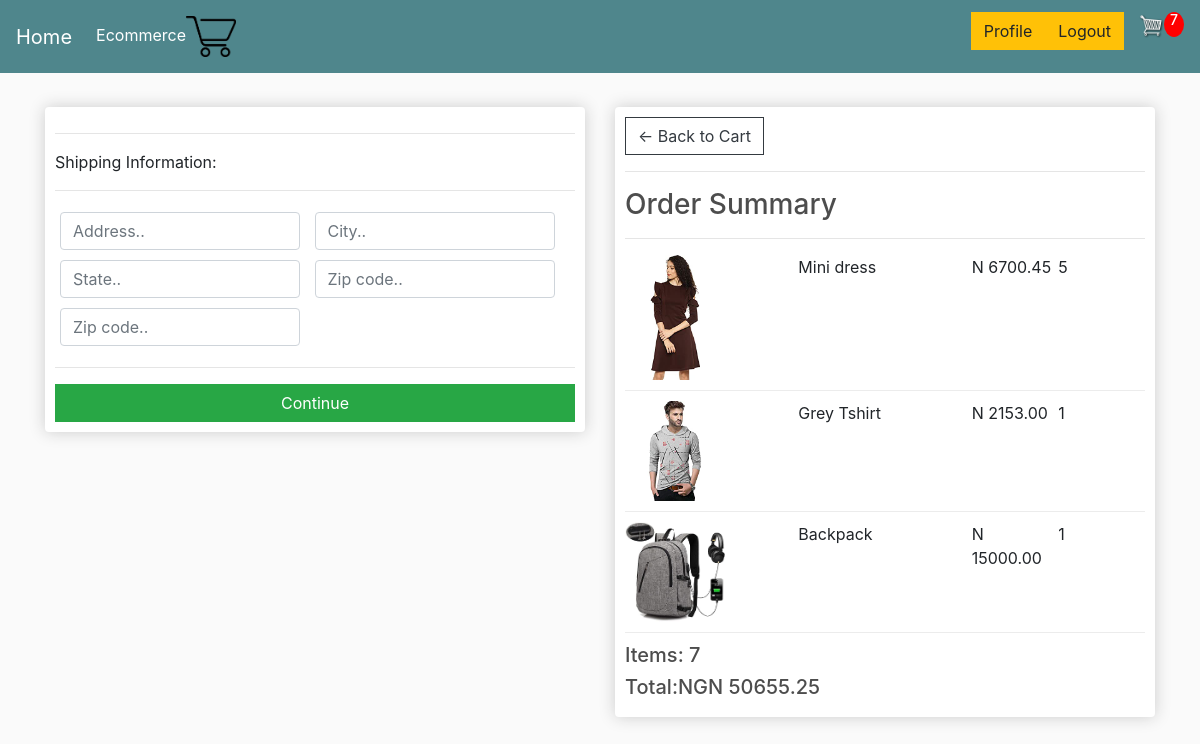
Page /checkout/ (signed in) on the committed database.
### e_commerce/models.py (models this page shows, shortened)
class OrderItem(models.Model):
    product = models.ForeignKey(Product, on_delete=models.SET_NULL, null=True)
    order = models.ForeignKey(Order, on_delete=models.SET_NULL, null=True)
    quantity = models.IntegerField(default=0, null=True, blank=True)
    date_added = models.DateTimeField(auto_now_add=True)
    @property
    def get_total(self):
        total = self.product.price * self.quantity
        return total

class Product(models.Model):
    name = models.CharField(max_length=150)
    slug = models.SlugField(max_length=200, unique=True, null=True, blank=True)
    price = models.DecimalField(max_digits=7, decimal_places=2)
    image = models.ImageField(upload_to='product_image', null=True, blank=True)
    digital = models.BooleanField(default=False,null=True, blank=True)
    category = models.ForeignKey(Category, on_delete=models.CASCADE,default=1)
    description = models.CharField(max_length=250, default='', null=True, blank=True)
    size = models.CharField(max_length=200, null=True, blank=True, help_text='Input size of product')
    @property
    def imageURL(self):
        try:
            url = self.image.url
        except:
            url = ''
        return url
    class Meta:
        ordering = ['-name']

class Order(models.Model):
    customer = models.ForeignKey(Customer, on_delete=models.CASCADE, null=True, blank=True)
    complete = models.BooleanField(default=False, null=True, blank=True)
    date_ordered = models.DateTimeField(auto_now_add=True)
    transaction_id = models.CharField(max_length=100, null=True)
    @property
    def shipping(self):
        shipping = False
        orderitems = self.orderitem_set.all()
        for i in orderitems:
            if i.product.digital == False:
                shipping = True
        return shipping
    @property
    def get_cart_total(self):
        orderitems = self.orderitem_set.all()
        total = sum([item.get_total for item in orderitems])
        return total
    @property
    def get_cart_items(self):
        orderitems = self.orderitem_set.all()
        total = sum([item.quantity for item in orderitems])
        return total

### e_commerce/views.py (the view)
# urls.py: path('checkout/', views.checkout, name='checkout'),
def checkout(request):
    data = cartData(request)
    cartItems = data['cartItems']
    order = data['order']
    items = data['items']
    context = {
        'items': items,
        'order': order,
        'cartItems': cartItems,
    }
    return render(request, 'e_commerce/checkout.html', context)

### e_commerce/utils.py (called while the page is built)
def cartData(request):
    if request.user.is_authenticated:
        customer = request.user.customer
        order, created = Order.objects.get_or_create(customer=customer, complete=False)
        items = order.orderitem_set.all()
        cartItems = order.get_cart_items
    else:
        cookieData = cookieCart(request)
        cartItems = cookieData['cartItems']
        order = cookieData['order']
        items = cookieData['items']
    return {'cartItems': cartItems, 'order':order, 'items': items}

### e_commerce/templates/e_commerce/checkout.html (shortened to what this page needs)
{% extends 'base.html' %}
{% load static %}
{% block body %}
<div class="row">
	<div class="col-lg-6">
		<div class="box-element" id="form-wrapper">
            <form id="form">
                <div id="shipping-info">
                    <hr>
                    <p>Shipping Information:</p>
                    <hr>
                    <div class="form-field">
                        <input class="form-control" type="text" name="address" placeholder="Address..">
                    </div>
                    <div class="form-field">
                        <input class="form-control" type="text" name="city" placeholder="City..">
                    </div>
                    <div class="form-field">
                        <input class="form-control" type="text" name="state" placeholder="State..">
                    </div>
                    <div class="form-field">
                        <input class="form-control" type="text" name="zipcode" placeholder="Zip code..">
                    </div>
                    <div class="form-field">
                        <input class="form-control" type="text" name="country" placeholder="Zip code..">
                    </div>
                </div>
                <hr>
                <input id="form-button" class="btn btn-success btn-block" type="submit" value="Continue">
            </form>
		</div>
        <br>
	</div>
	<div class="col-lg-6">
		<div class="box-element">
            <a  class="btn btn-outline-dark" href="{% url 'cart' %}">&#x2190; Back to Cart</a>
            <hr>
            <h3>Order Summary</h3>
            <hr>
            {% for item in items %}
            <div class="cart-row">
                <div style="flex:2"><img class="row-image" src="{{ item.product.imageURL }}"></div>
                <div style="flex:2"><p>{{item.product.name}}</p></div>
                <div style="flex:1"><p>N {{item.product.price}}</p></div>
                <div style="flex:1"><p>{{item.quantity}}</p></div>
            </div>
            {% endfor %}
            <h5>Items: {{ order.get_cart_items}}</h5>
            <h5>Total:NGN {{ order.get_cart_total }}</h5>
        </div>
	</div>
</div>
{% endblock body %}

### static/css/main.css (style rules this page uses)
body { background-color:hsl(0, 0%, 98%); }
h1,h2,h3,h4,h5,h6 { color:hsl(0, 0%, 30%); }
.box-element { box-shadow:hsl(0, 0%, 80%) 0 0 16px; background-color: #fff; border-radius: 4px; padding: 10px; }
.col-lg-4, .col-lg-6, .col-lg-8, .col-lg-12 { margin-top: 10px; }
.btn { border-radius: 0; }
.row-image { width: 100px; }
.form-field { width:250px; display: inline-block; padding: 5px; }
.cart-row { display: flex; align-items: flex-stretch; padding-bottom: 10px; margin-bottom: 10px; border-bottom: 1px solid #ececec; }

### rows in the picture
OrderItem: product.imageURL (picture), product.name "Mini dress", product.price "6700.45", quantity "5"
OrderItem: product.imageURL (picture), product.name "Grey Tshirt", product.price "2153.00", quantity "1"
OrderItem: product.imageURL (picture), product.name "Backpack", product.price "15000.00", quantity "1"
Order: get_cart_items "7", get_cart_total "50655.25"

### other values in the picture
{{ cartItems }} "7"
